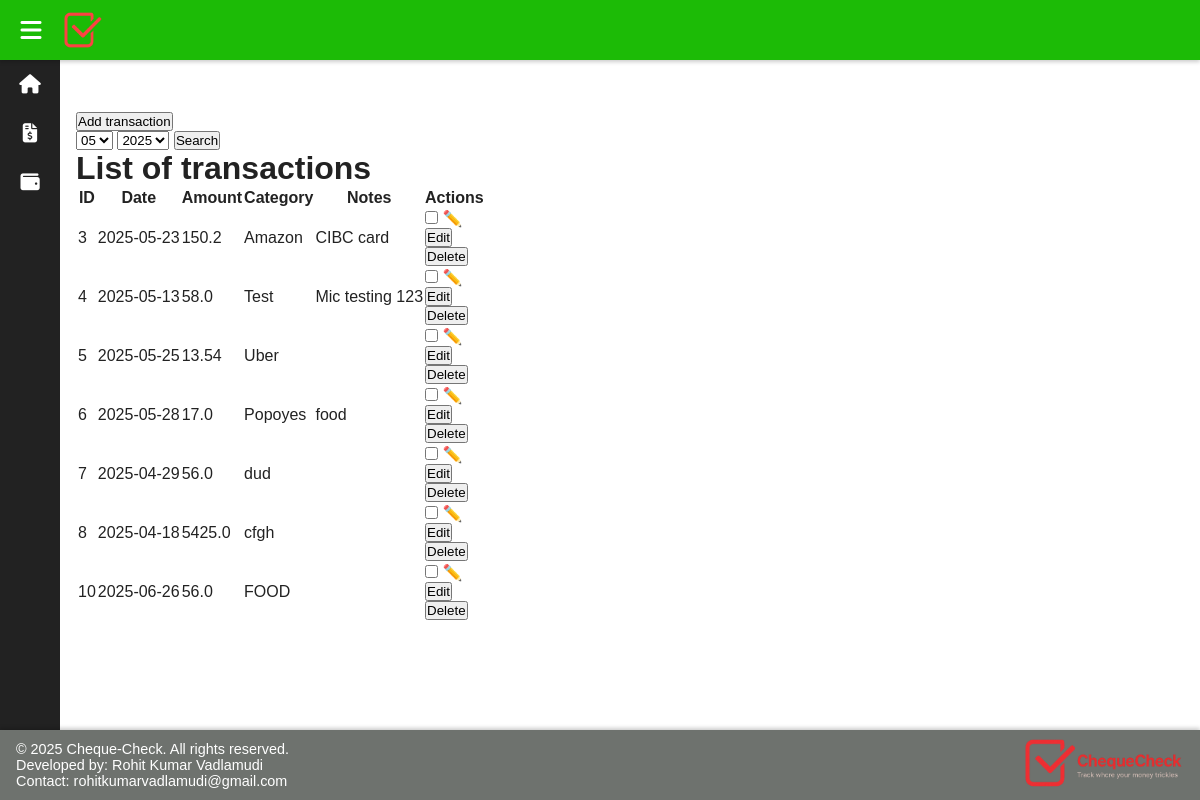
The app's page /transactions, older data.
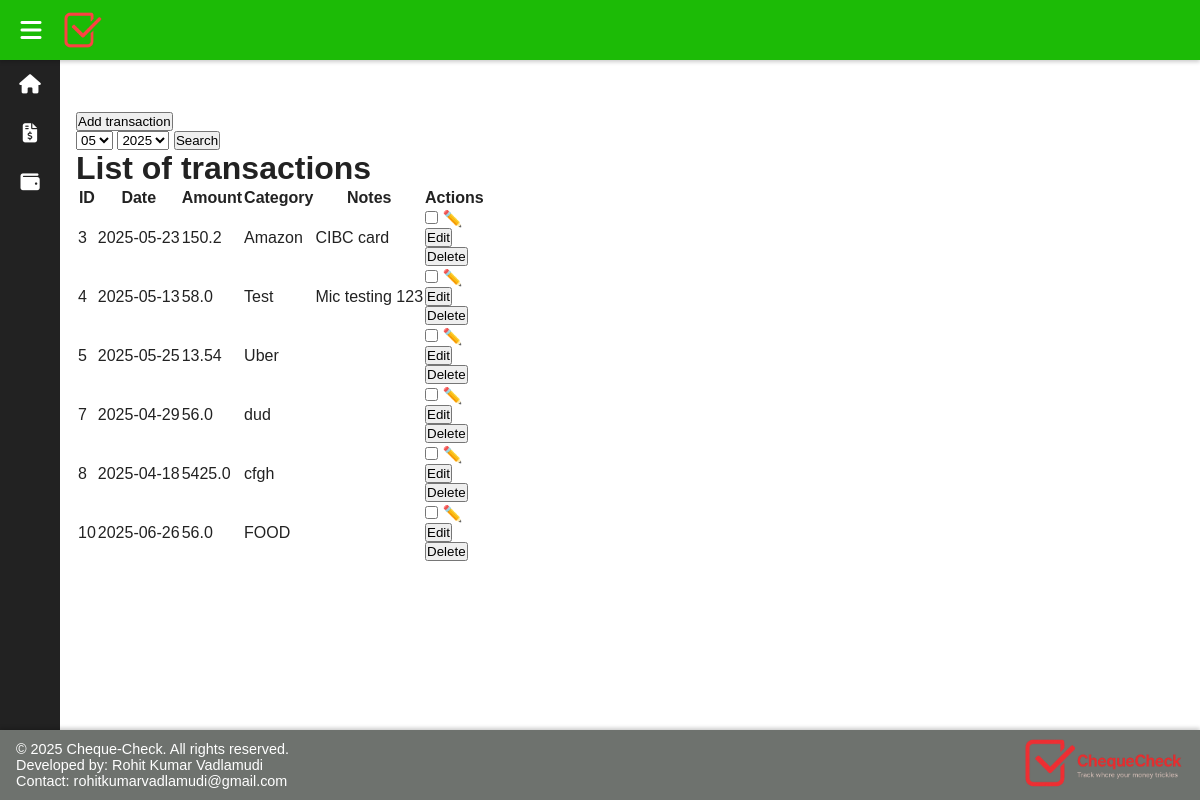
The same page, newer data.
### tables this page shows
CREATE TABLE expenses(
	id INTEGER PRIMARY KEY AUTOINCREMENT,
	date TEXT NOT NULL,
	amount REAL NOT NULL,
	category TEXT NOT NULL,
	notes TEXT);

### app.py (the view)
@app.route("/transactions")
def transactions():
	conn = sq.connect("expenses.db")
	cursor=conn.cursor()
	cursor.execute("""SELECT DISTINCT strftime('%m', date), strftime('%Y', date) FROM expenses""")
	month_year=cursor.fetchall()
	selected_month=request.args.get("month")
	selected_year=request.args.get("year")
	if selected_month and selected_month:
		cursor.execute("""SELECT*FROM expenses WHERE strftime('%m', date) = ? AND strftime('%Y', date) = ?""", (selected_month,selected_year))
	else:
		cursor.execute("""SELECT*FROM expenses""")
	expenses=cursor.fetchall()
	conn.close()
	return render_template("transactions.html", month=[item[0] for item in month_year], year= [item[1] for item in month_year], expenses=expenses)

### templates/transactions.html (shortened to what this page needs)
{% extends "base.html" %}
{% block content %}
		<br><br>
		<a href= "/add">
			<button type="button">Add transaction</button>
		</a>
		<form method="GET" action="/transactions">
			<select name="month" id="month">
				{% for item in month %}
				<option value="{{item}}" {% if item == request.args.get('month') %}selected{% endif %}>{{item}}</option>
				{% endfor %}
			</select>
			<select name="year" id="year">
				{% for item in year %}
				<option value="{{item}}" {% if item == request.args.get('year') %}selected{% endif %}>{{item}}</option>
				{% endfor %}
			</select>
			<button type="submit">Search</button>
		</form>
		<h1>List of transactions</h1>
		<table>
			<tr>
				<th>ID</th>
				<th>Date</th>
				<th>Amount</th>
				<th>Category</th>
				<th>Notes</th>
				<th>Actions</th>
			</tr>
			{% for items in expenses %}
			<tr>
				<td>{{items[0]}}</td>
				<td>{{items[1]}}</td>
				<td>{{items[2]}}</td>
				<td>{{items[3]}}</td>
				<td>{{items[4]}}</td>
				<td style="position: relative;">
					<input type="checkbox" id="menu-{{ items[0] }}" class="menu-toggle">
					<label for="menu-{{ items[0] }}" class="menu-dots">✏️</label>
					<div class="menu-options">
						<form action="/edit/{{ items[0] }}" method="POST">
							<button type="submit">Edit</button>
						</form>
						<form action="/delete/{{ items[0] }}" method="POST">
							<button type="submit">Delete</button>
						</form>
					</div>
				</td>
			</tr>
			{% endfor %}
		</table>
{% endblock %}

### templates/base.html (shortened to what this page needs)
<!DOCTYPE html>
<html lang="en">
<head>
    <link rel="stylesheet" href="{{ url_for('static', filename='styles.css') }}" />
</head>
<body>
    <header>
        <div class="header_left">
            <label for="sidebar-toggle" class="sidebar-toggle-label" aria-label="Toggle Sidebar">
                <i class="fas fa-bars"></i>
            </label>
            <a href="/" class="header_logo">
                <img src="{{ url_for('static', filename='images/logo.png') }}" alt="Logo" />
            </a>
        </div>
    </header>
    <div class="container">
        <aside class="sidebar">
            <a href="/" class="sidebar_item">
                <i class="fas fa-home"></i>
            </a>
            <a href="/transactions" class="sidebar_item">
                <i class="fas fa-file-invoice-dollar"></i>
            </a>
            <a href="/accounts" class="sidebar_item">
                <i class="fas fa-wallet"></i>
            </a>
        </aside>
        <main>
            {% block content %}{% endblock %}
        </main>
    </div>
    <footer>
        <div class="footer_text">
            <p>&copy; 2025 Cheque-Check. All rights reserved.</p>
            <p>Developed by: Rohit Kumar Vadlamudi</p>
            <p>Contact: rohitkumarvadlamudi@gmail.com</p>
        </div>
        <div class="footer_logo">
            <a href="/">
                <img src="{{ url_for('static', filename='images/logo_with_name.png') }}" alt="Logo" />
            </a>
        </div>
    </footer>
</body>
</html>

### static/styles.css (style rules this page uses)
* { box-sizing: border-box; margin: 0; padding: 0; }
body, html { height: 100%; font-family: Arial, sans-serif; color: #222; background: #fff; }
a { text-decoration: none; color: inherit; }
header { position: fixed; top: 0; left: 0; right: 0; height: 60px; background-color: #1cbb06; box-shadow: 0 2px 4px rgba(0,0,0,0.2); display: flex; align-items: center; justify-content: space-between; padding: 0 1rem; z-index: 20; color: black; }
.header_left { display: flex; align-items: center; gap: 1rem; }
.header_logo img { height: 40px; width: auto; display: block; }
.sidebar-toggle-label { font-size: 1.5rem; cursor: pointer; color: white; user-select: none; display: flex; align-items: center; justify-content: center; width: 30px; height: 30px; }
.container { display: flex; padding-top: 60px; padding-bottom: 70px; min-height: calc(100vh - 130px); }
.sidebar { position: fixed; top: 60px; left: 0; bottom: 70px; width: 60px; background-color: #222; display: flex; flex-direction: column; overflow-x: hidden; transition: width 0.3s ease; z-index: 15; }
.sidebar_item { display: flex; align-items: center; padding: 15px; color: white; transition: background 0.2s ease; }
.sidebar_item i { font-size: 1.2rem; width: 30px; text-align: center; margin-right: 0; flex-shrink: 0; }
main { flex: 1; margin-left: 60px; padding: 1rem; transition: margin-left 0.3s ease; min-height: calc(100vh - 130px); }
footer { position: fixed; left: 0; right: 0; bottom: 0; height: 70px; background-color: #6e726e; color: white; display: flex; align-items: center; justify-content: space-between; padding: 0 1rem; box-shadow: 0 -2px 4px rgba(0,0,0,0.2); z-index: 20; }
.footer_text { display: flex; flex-direction: column; font-size: 0.9em; }
.footer_logo img { max-height: 50px; width: auto; }

Row changes from the older to the newer data that the page shows:
removed expenses: id "6", date "2025-05-28", amount "17.0", category "Popoyes", notes "food"
